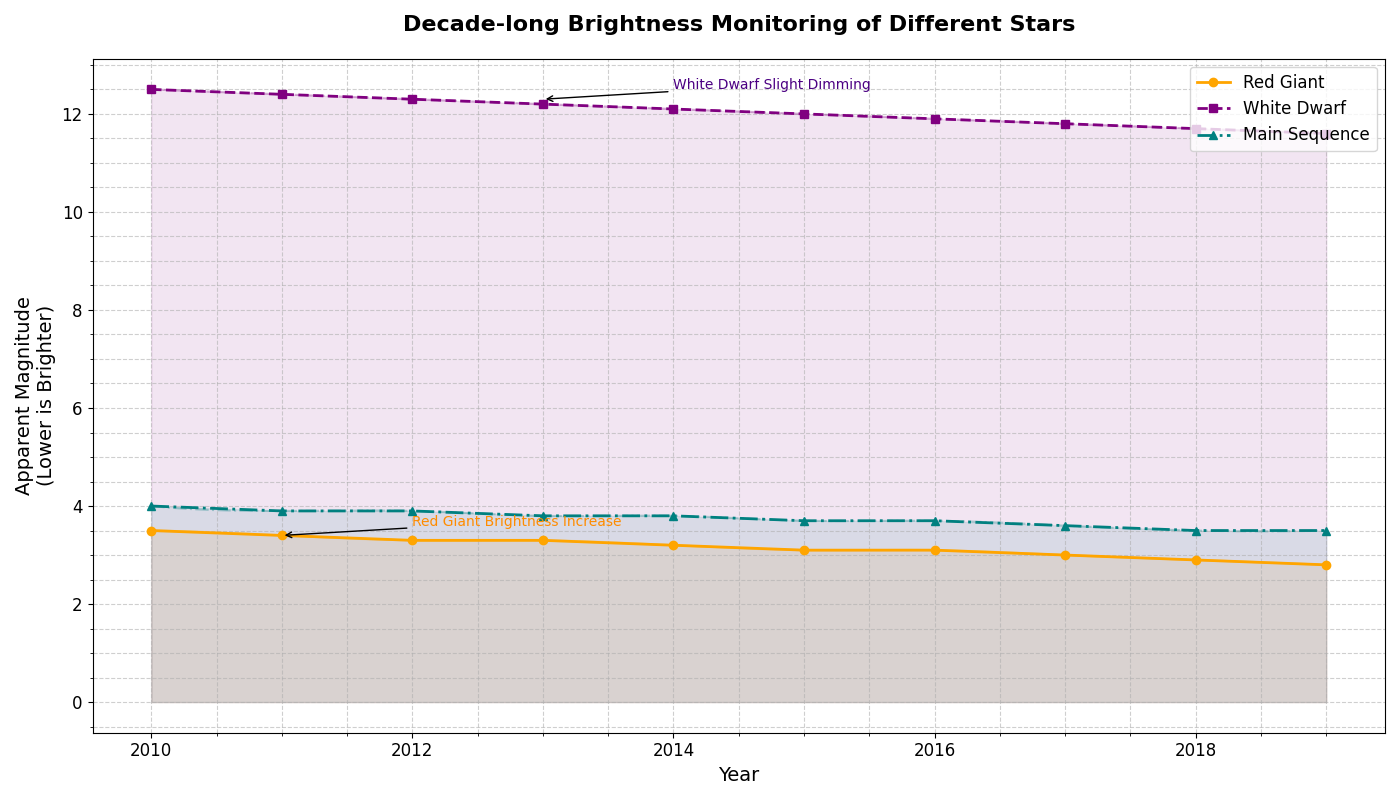

Generate this figure with Python:
import matplotlib.pyplot as plt
import numpy as np
from scipy.interpolate import make_interp_spline

# Updated years of observation
years = np.arange(2010, 2020)

# Updated artificial data for star magnitude
red_giant_magnitudes = np.array([3.5, 3.4, 3.3, 3.3, 3.2, 3.1, 3.1, 3.0, 2.9, 2.8])
white_dwarf_magnitudes = np.array([12.5, 12.4, 12.3, 12.2, 12.1, 12.0, 11.9, 11.8, 11.7, 11.6])
main_sequence_magnitudes = np.array([4.0, 3.9, 3.9, 3.8, 3.8, 3.7, 3.7, 3.6, 3.5, 3.5])

# Set up the figure and axis
fig, ax = plt.subplots(figsize=(14, 8))

# Plotting with new color scheme
ax.plot(years, red_giant_magnitudes, label='Red Giant', color='orange', marker='o', linestyle='-', linewidth=2)
ax.plot(years, white_dwarf_magnitudes, label='White Dwarf', color='purple', marker='s', linestyle='--', linewidth=2)
ax.plot(years, main_sequence_magnitudes, label='Main Sequence', color='teal', marker='^', linestyle='-.', linewidth=2)

# Fill areas between the lines and the x-axis with new colors
ax.fill_between(years, red_giant_magnitudes, color='orange', alpha=0.1)
ax.fill_between(years, white_dwarf_magnitudes, color='purple', alpha=0.1)
ax.fill_between(years, main_sequence_magnitudes, color='teal', alpha=0.1)

# Spline interpolation for a smooth fitting line
def smooth_trendline(x, y):
    spline = make_interp_spline(x, y, k=3)
    x_range = np.linspace(min(x), max(x), 300)
    smooth_y = spline(x_range)
    return x_range, smooth_y

rg_x, rg_smooth = smooth_trendline(years, red_giant_magnitudes)
wd_x, wd_smooth = smooth_trendline(years, white_dwarf_magnitudes)
ms_x, ms_smooth = smooth_trendline(years, main_sequence_magnitudes)

ax.plot(rg_x, rg_smooth, color='orange', linestyle='-', alpha=0.3)
ax.plot(wd_x, wd_smooth, color='purple', linestyle='--', alpha=0.3)
ax.plot(ms_x, ms_smooth, color='teal', linestyle='-.', alpha=0.3)

# Set title and labels
ax.set_title('Decade-long Brightness Monitoring of Different Stars', fontsize=16, fontweight='bold', pad=20)
ax.set_xlabel('Year', fontsize=14)
ax.set_ylabel('Apparent Magnitude\n(Lower is Brighter)', fontsize=14)

# Customize grid lines and tick marks
ax.grid(True, which='both', linestyle='--', alpha=0.6)
ax.minorticks_on()
ax.tick_params(axis='both', which='major', labelsize=12)

# Adding a legend
ax.legend(loc='upper right', fontsize=12, frameon=True)

# Annotate significant points and events
ax.annotate('Red Giant Brightness Increase', xy=(2011, 3.4), xytext=(2012, 3.6),
            arrowprops=dict(facecolor='gray', arrowstyle='->'), fontsize=10, color='darkorange')
ax.annotate('White Dwarf Slight Dimming', xy=(2013, 12.3), xytext=(2014, 12.5),
            arrowprops=dict(facecolor='gray', arrowstyle='->'), fontsize=10, color='indigo')

# Automatically adjust layout
plt.tight_layout()

# Display the plot
plt.show()
